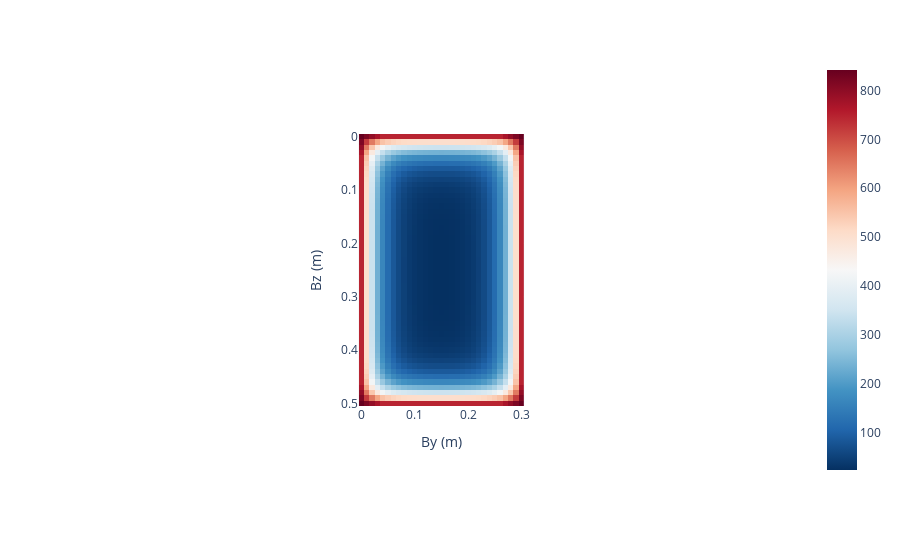

Notebook code for this chart:
### Code cell
df = calc_dataframe(wby.value, wbz.value, wyside.value, wzside.value, wrfi.value)
    # 'RdBu_r', 'jet', "Bluered"
    fig = px.imshow(df, labels={'x': 'By (m)', 'y': 'Bz (m)'}, color_continuous_scale='RdBu_r')
    fig.show()

### Figure 1 — Plotly figure (JSON) as saved in the notebook; plotly's stock layout.template omitted (floating-point values rounded to 4 significant figures; data arrays with more than 128 entries replaced by an {"elided": "..."} marker saying what was removed)
{"data": [{"coloraxis": "coloraxis", "hovertemplate": "By (m): %{x}<br>Bz (m): %{y}<br>color: %{z}<extra></extra>", "name": "0", "type": "heatmap", "x": [0, 0.01, 0.02, 0.03, 0.04, 0.05, 0.06, 0.07, 0.08, 0.09, 0.1, 0.11, 0.12, 0.13, 0.14, 0.15, 0.16, 0.17, 0.18, 0.19, 0.2, 0.21, 0.22, 0.23, 0.24, 0.25, 0.26, 0.27, 0.28, 0.29, 0.3], "xaxis": "x", "y": [0, 0.01, 0.02, 0.03, 0.04, 0.05, 0.06, 0.07, 0.08, 0.09, 0.1, 0.11, 0.12, 0.13, 0.14, 0.15, 0.16, 0.17, 0.18, 0.19, 0.2, 0.21, 0.22, 0.23, 0.24, 0.25, 0.26, 0.27, 0.28, 0.29, 0.3, 0.31, 0.32, 0.33, 0.34, 0.35, 0.36, 0.37, 0.38, 0.39, 0.4, 0.41, 0.42, 0.43, 0.44, 0.45, 0.46, 0.47, 0.48, 0.49, 0.5], "yaxis": "y", "z": {"elided": "51x31 float values"}}], "layout": {"autosize": true, "coloraxis": {"colorscale": [[0, "rgb(5,48,97)"], [0.1, "rgb(33,102,172)"], [0.2, "rgb(67,147,195)"], [0.3, "rgb(146,197,222)"], [0.4, "rgb(209,229,240)"], [0.5, "rgb(247,247,247)"], [0.6, "rgb(253,219,199)"], [0.7, "rgb(244,165,130)"], [0.8, "rgb(214,96,77)"], [0.9, "rgb(178,24,43)"], [1, "rgb(103,0,31)"]]}, "margin": {"t": 60}, "xaxis": {"anchor": "y", "autorange": true, "constrain": "domain", "domain": [0.3857, 0.6143], "range": [-0.005, 0.305], "scaleanchor": "y", "title": {"text": "By (m)"}, "type": "linear"}, "yaxis": {"anchor": "x", "autorange": true, "constrain": "domain", "domain": [0, 1], "range": [0.505, -0.005], "title": {"text": "Bz (m)"}, "type": "linear"}}}
